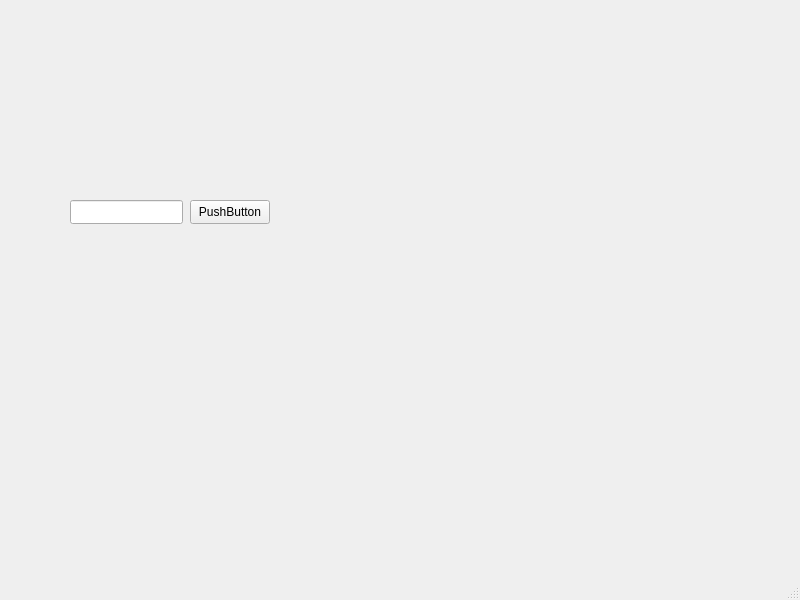
<?xml version="1.0" encoding="UTF-8"?>
<ui version="4.0">
 <class>MainWindow</class>
 <widget class="QMainWindow" name="MainWindow">
  <property name="geometry">
   <rect>
    <x>0</x>
    <y>0</y>
    <width>800</width>
    <height>600</height>
   </rect>
  </property>
  <property name="windowTitle">
   <string>MainWindow</string>
  </property>
  <widget class="QWidget" name="centralwidget">
   <widget class="QLineEdit" name="lineEdit">
    <property name="geometry">
     <rect>
      <x>70</x>
      <y>200</y>
      <width>113</width>
      <height>24</height>
     </rect>
    </property>
   </widget>
   <widget class="QPushButton" name="pushButton">
    <property name="geometry">
     <rect>
      <x>190</x>
      <y>200</y>
      <width>80</width>
      <height>24</height>
     </rect>
    </property>
    <property name="text">
     <string>PushButton</string>
    </property>
   </widget>
  </widget>
  <widget class="QMenuBar" name="menubar">
   <property name="geometry">
    <rect>
     <x>0</x>
     <y>0</y>
     <width>800</width>
     <height>21</height>
    </rect>
   </property>
  </widget>
  <widget class="QStatusBar" name="statusbar"/>
 </widget>
 <resources/>
 <connections/>
</ui>
